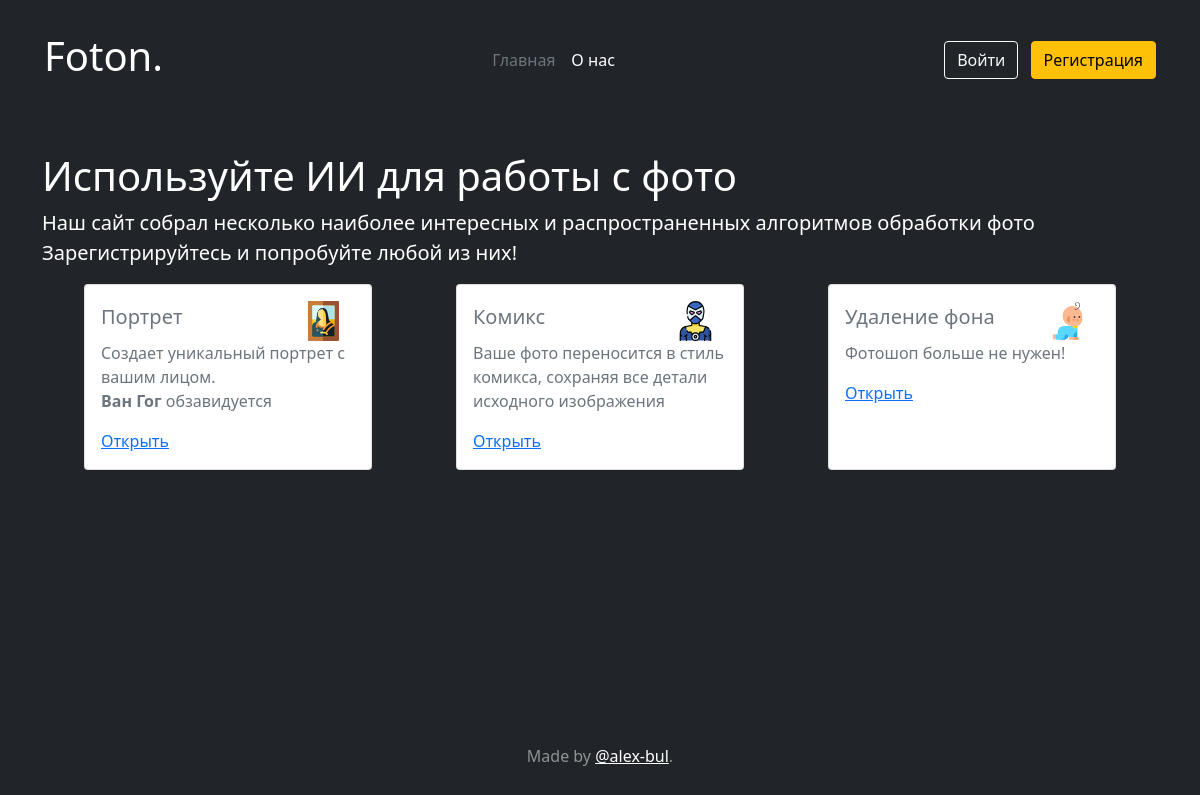
The page / on the database its author committed.
### data/catalog_page.py (models this page shows)
class CatalogPage(SqlAlchemyBase, UserMixin, SerializerMixin):
    __tablename__ = 'catalog_pages'
    id = sqlalchemy.Column(sqlalchemy.Integer, primary_key=True, autoincrement=True,)
    owner_id = sqlalchemy.Column(sqlalchemy.Integer, sqlalchemy.ForeignKey('users.id'))
    title = sqlalchemy.Column(sqlalchemy.String)
    description = sqlalchemy.Column(sqlalchemy.String)
    icon = sqlalchemy.Column(sqlalchemy.String, default='')
    request_photo_type = sqlalchemy.Column(sqlalchemy.String)
    form_value = sqlalchemy.Column(sqlalchemy.String)
    request_data = sqlalchemy.Column(sqlalchemy.String)
    result_key = sqlalchemy.Column(sqlalchemy.String)
    url = sqlalchemy.Column(sqlalchemy.String)
    is_delete = sqlalchemy.Column(sqlalchemy.Boolean, default=False)
    owner = orm.relation('User')

### main.py (the view)
@app.route('/')
def default():
    return render_template('main.html', catalog=get_catalog())

### data/db_session.py (called while the page is built)
@event.listens_for(Engine, "connect")
def set_sqlite_pragma(dbapi_connection, connection_record):
    cursor = dbapi_connection.cursor()
    cursor.execute("PRAGMA journal_mode=WAL")
    cursor.close()

def create_session() -> Session:
    global __factory
    return __factory()

### generate_catalog.py (called while the page is built)
def get_catalog(only_existing=False):
    result = [] + catalog
    if DEVELOPMENT:
        db_sess = db_session.create_session()
        catalog_pages = db_sess.query(CatalogPage).filter(CatalogPage.is_delete == 0).all()
        for page in catalog_pages:
            data = page.__dict__
            for i in list(filter(lambda x: x.startswith('_'), data.keys())):
                data.pop(i, None)
            data['form_value'] = literal_eval(data['form_value'])
            data['request_data'] = json.loads(data['request_data'])
            result.append(data)
    return result

### templates/main.html (shortened to what this page needs)
{% extends "default.html" %}
{% set page = 1 %}
{% block content %}
<div class="container">
    <h1 class="mt-5">Используйте ИИ для работы с фото</h1>
    <p class="lead">Наш сайт собрал несколько наиболее интересных и распространенных алгоритмов обработки
        фото<br><b>Зарегистрируйтесь</b> и попробуйте любой из них!</p>
    <div class="d-flex align-content-between justify-content-around flex-wrap">
        {% for item in catalog %}
        <div class="card mb-3" style="width: 18rem;">
            <div class="card-body">
                <div class="d-flex justify-content-between align-items-sm-center">
                    <h5 class="card-title text-muted">{{item['title']}}</h5>
                    <img class="container w-25 me-0" src="{{ url_for('static', filename=item['icon'])}}">
                </div>
                {% autoescape false %}
                <p class="card-text text-muted">{{item['description']}}</p>
                {% endautoescape %}
                <a href="/catalog/{{loop.index - 1}}" class="card-link mb-0">Открыть</a>
            </div>
        </div>
        {% endfor %}
    </div>
</div>
{% endblock %}

### rows shown on the page
CatalogPage: title "Удаление фона", icon (picture), description "Фотошоп больше не нужен!"

### other values the page prints
{{ item['title'] }} "Портрет" "Комикс"
{{ item['description'] }} "Создает уникальный портрет с вашим лицом. Ван Гог обзавидуется" "Ваше фото переносится в стиль комикса, сохраняя все детали исходного изображения"
